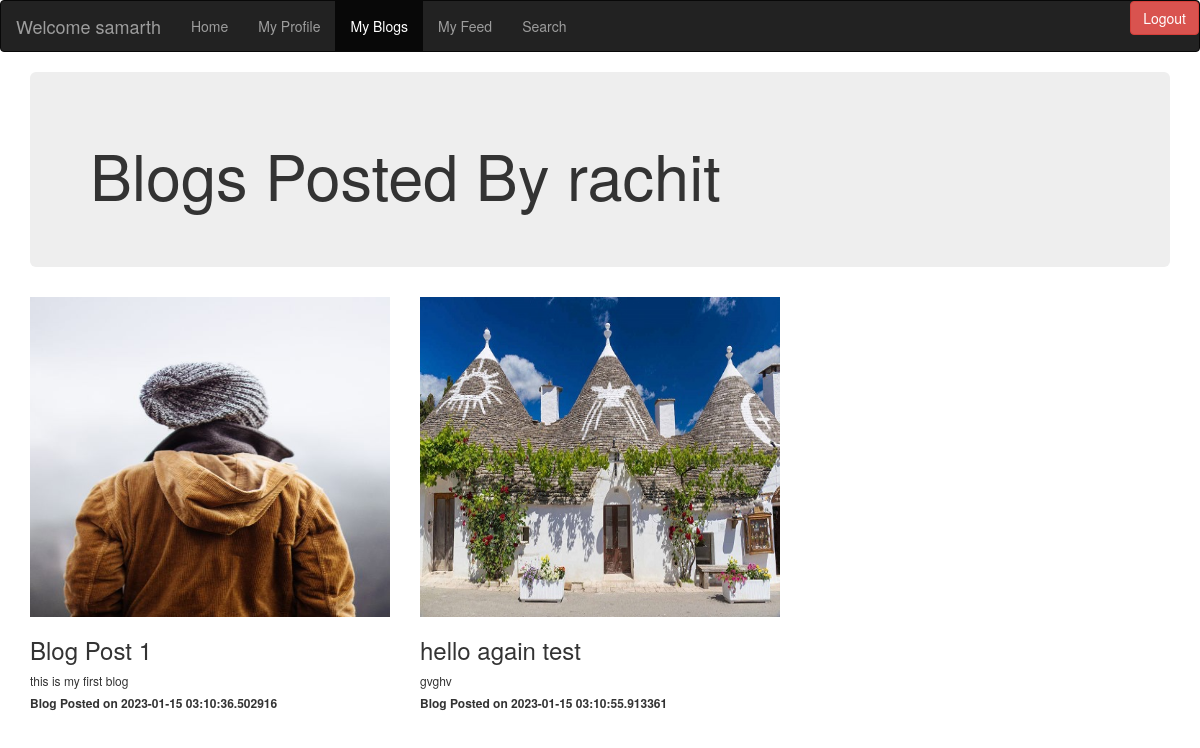
Screenshot of /user_blogs/0/8 with the database file from the repository.
### models.py (models this page shows)
class USER(db.Model):
    _tablename_="user"
    user_id = db.Column(db.Integer,autoincrement=True,primary_key=True)
    name = db.Column(db.String)
    email = db.Column(db.String,unique=True)
    password = db.Column(db.String,nullable=False,unique=True)
    profile_pic= db.Column(db.String)

class BLOG(db.Model):
    _tablename_="BLOG"
    blog_id=db.Column(db.Integer,autoincrement=True,primary_key=True)
    user_id = db.Column(db.String,db.ForeignKey("user.user_id"),primary_key=True)
    blog_name = db.Column(db.String)
    description = db.Column(db.String)
    image_path=db.Column(db.String)
    timestamp=db.Column(db.String)

### main.py (the view)
@app.route("/user_blogs/<int:user_id>/<int:profile_id>", methods=["GET", "POST"])
def user_blogs(user_id,profile_id):
    if request.method == "GET":
        v1=USER.query.filter_by(user_id=user_id).first()
        v2=USER.query.filter_by(user_id=profile_id).first()
        blogs=BLOG.query.filter_by(user_id=profile_id).all()
        return render_template("user_blogs.html", blogs=blogs,user_id=user_id,name=v1.name,profile_name=v2.name)

### templates/user_blogs.html (shortened to what this page needs)
<!DOCTYPE html>
<html lang="en">
<head>
  <link rel="stylesheet" href="https://maxcdn.bootstrapcdn.com/bootstrap/3.4.1/css/bootstrap.min.css">
</head>
<body>
<nav class="navbar navbar-inverse">
  <div class="container-fluid">
    <div class="navbar-header">
      <a class="navbar-brand" href="#">Welcome {{ name }}</a>
    </div>
    <ul class="nav navbar-nav">
      <li><a href="/dashboard/{{user_id}}/blog_page">Home</a></li>
      <li><a href="/myprofile/{{user_id}}">My Profile</a></li>
      <li class="active"><a href="/your_blogs/{{user_id}}">My Blogs</a></li>
      <li><a href="/my_feed/{{user_id}}">My Feed</a></li>
      <li><a href="/search/{{user_id}}?q=9999">Search</a></li>
    </ul>
    <ul class="nav navbar-nav navbar-right">
    <a href="/logout/{{user_id}}" class="btn btn-danger" role="button">Logout</a>
    </ul>
  </div>
</nav>
<div class="container">
    <div class="jumbotron">
        <h1 class="display-4">Blogs Posted By {{profile_name}}</h1>
    </div>
    <div class="row">
      {% for i in blogs %}
      <div class="col-lg-4">
        <div class="card" style="width: 360;">
          <img class="card-img-top" src="\static\{{i.image_path}}" width="360" height="320">
          <div class="card-body">
            <h3 class="card-title">{{i.blog_name}}</h3>
            <h6 class="card-text">{{ i.description }}</h6>
            <h6 style="font-weight:bold">Blog Posted on {{i.timestamp}}</h6>
          </div>
        </div>
      </div>
      {% endfor %}
    </div>
</div>
</body>
</html>

### rows the page displays
USER: name "samarth"
USER: name "rachit"
BLOG: image_path (picture), blog_name "Blog Post 1", description "this is my first blog", timestamp "2023-01-15 03:10:36.502916"
BLOG: image_path (picture), blog_name "hello again test", description "gvghv", timestamp "2023-01-15 03:10:55.913361"
